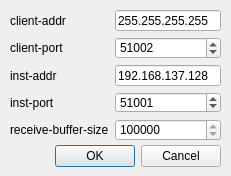
<?xml version="1.0" encoding="UTF-8"?>
<ui version="4.0">
 <class>Dialog</class>
 <widget class="QDialog" name="Dialog">
  <property name="geometry">
   <rect>
    <x>0</x>
    <y>0</y>
    <width>231</width>
    <height>176</height>
   </rect>
  </property>
  <property name="windowTitle">
   <string>CereLink</string>
  </property>
  <widget class="QDialogButtonBox" name="buttonBox">
   <property name="geometry">
    <rect>
     <x>30</x>
     <y>140</y>
     <width>191</width>
     <height>32</height>
    </rect>
   </property>
   <property name="orientation">
    <enum>Qt::Horizontal</enum>
   </property>
   <property name="standardButtons">
    <set>QDialogButtonBox::Cancel|QDialogButtonBox::Ok</set>
   </property>
  </widget>
  <widget class="QWidget" name="formLayoutWidget">
   <property name="geometry">
    <rect>
     <x>10</x>
     <y>10</y>
     <width>211</width>
     <height>131</height>
    </rect>
   </property>
   <layout class="QFormLayout" name="formLayout">
    <item row="0" column="0">
     <widget class="QLabel" name="label_client_addr">
      <property name="text">
       <string>client-addr</string>
      </property>
     </widget>
    </item>
    <item row="0" column="1">
     <widget class="QLineEdit" name="lineEdit_client_ip">
      <property name="inputMask">
       <string>000.000.000.000;_</string>
      </property>
      <property name="text">
       <string>255.255.255.255</string>
      </property>
     </widget>
    </item>
    <item row="1" column="0">
     <widget class="QLabel" name="label_client_port">
      <property name="text">
       <string>client-port</string>
      </property>
     </widget>
    </item>
    <item row="1" column="1">
     <widget class="QSpinBox" name="spinBox_client_port">
      <property name="maximum">
       <number>99999</number>
      </property>
      <property name="value">
       <number>51002</number>
      </property>
     </widget>
    </item>
    <item row="2" column="0">
     <widget class="QLabel" name="label_inst_addr">
      <property name="text">
       <string>inst-addr</string>
      </property>
     </widget>
    </item>
    <item row="2" column="1">
     <widget class="QLineEdit" name="lineEdit_inst_addr">
      <property name="inputMask">
       <string>000.000.000.000;_</string>
      </property>
      <property name="text">
       <string>192.168.137.128</string>
      </property>
     </widget>
    </item>
    <item row="3" column="0">
     <widget class="QLabel" name="label_inst_port">
      <property name="text">
       <string>inst-port</string>
      </property>
     </widget>
    </item>
    <item row="3" column="1">
     <widget class="QSpinBox" name="spinBox_inst_port">
      <property name="maximum">
       <number>99999</number>
      </property>
      <property name="value">
       <number>51001</number>
      </property>
     </widget>
    </item>
    <item row="4" column="0">
     <widget class="QLabel" name="label_recv_buff">
      <property name="text">
       <string>receive-buffer-size</string>
      </property>
     </widget>
    </item>
    <item row="4" column="1">
     <widget class="QSpinBox" name="spinBox_recv_buff">
      <property name="minimum">
       <number>6291456</number>
      </property>
      <property name="maximum">
       <number>8388608</number>
      </property>
      <property name="singleStep">
       <number>1048576</number>
      </property>
      <property name="value">
       <number>8388608</number>
      </property>
     </widget>
    </item>
   </layout>
  </widget>
 </widget>
 <resources/>
 <connections>
  <connection>
   <sender>buttonBox</sender>
   <signal>accepted()</signal>
   <receiver>Dialog</receiver>
   <slot>accept()</slot>
   <hints>
    <hint type="sourcelabel">
     <x>248</x>
     <y>254</y>
    </hint>
    <hint type="destinationlabel">
     <x>157</x>
     <y>274</y>
    </hint>
   </hints>
  </connection>
  <connection>
   <sender>buttonBox</sender>
   <signal>rejected()</signal>
   <receiver>Dialog</receiver>
   <slot>reject()</slot>
   <hints>
    <hint type="sourcelabel">
     <x>316</x>
     <y>260</y>
    </hint>
    <hint type="destinationlabel">
     <x>286</x>
     <y>274</y>
    </hint>
   </hints>
  </connection>
 </connections>
</ui>
